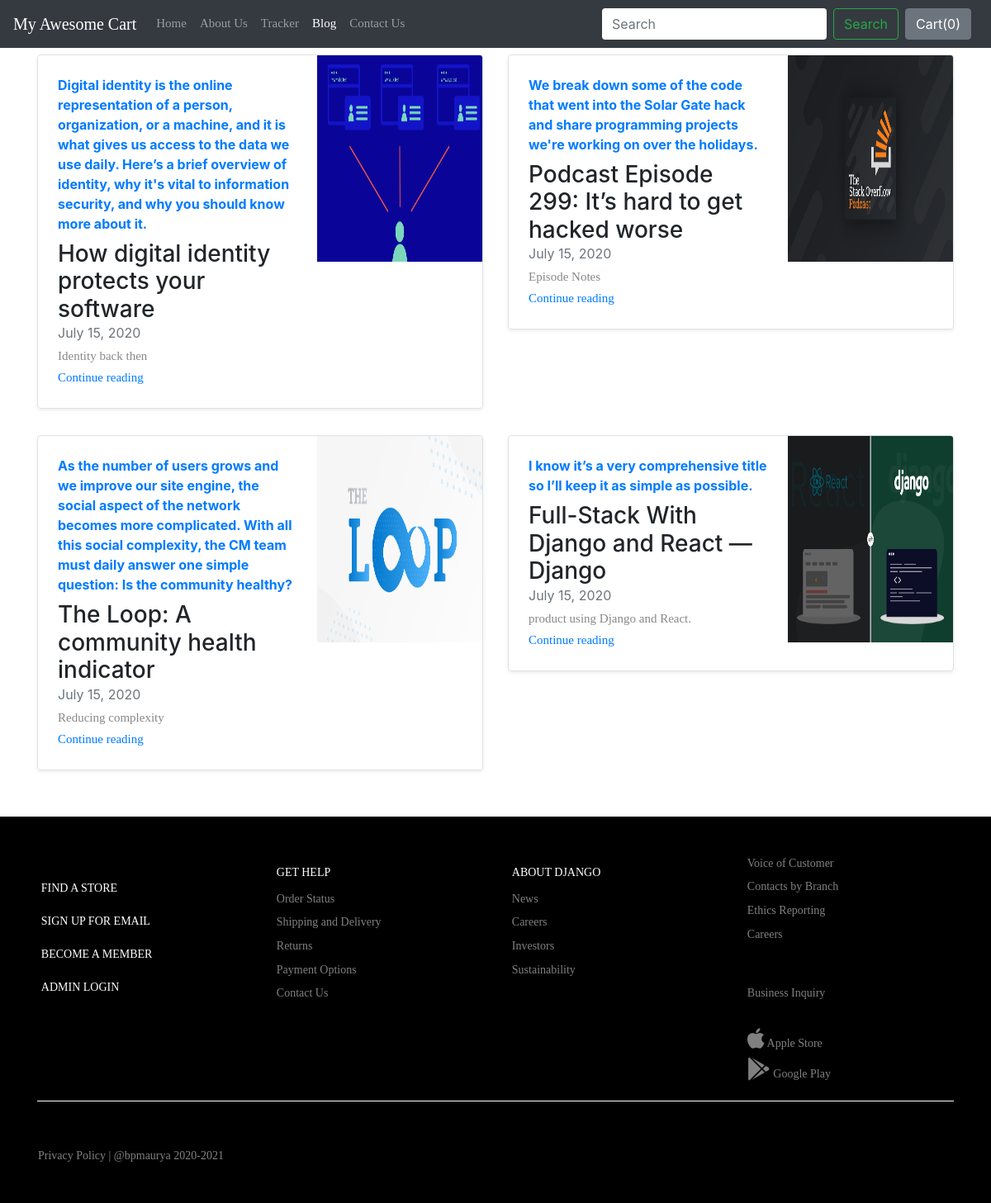
Before: /blog/ with the older database file.
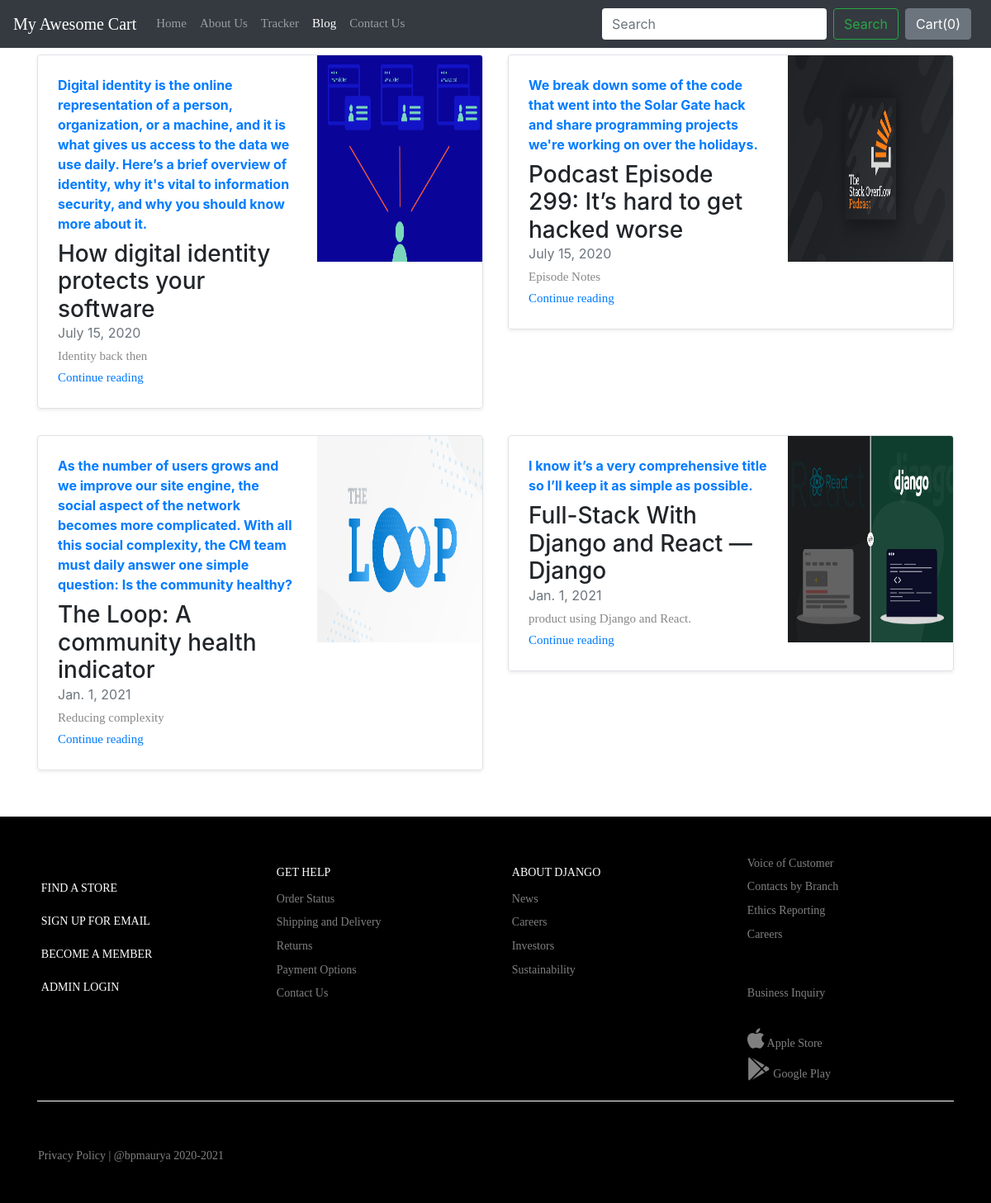
After: the same page with the newer database file.
### blog/models.py (models this page shows)
class Blogpost(models.Model):
    post_id = models.AutoField(primary_key=True)
    title = models.CharField(max_length=50)
    head0 = models.CharField(max_length=500, default="")
    chead0 = models.CharField(max_length=5000, default="")
    head1 = models.CharField(max_length=500, default="")
    chead1 = models.CharField(max_length=5000, default="")
    head2 = models.CharField(max_length=500, default="")
    chead2 = models.CharField(max_length=5000, default="")
    pub_date = models.DateField()
    thumbnail = models.ImageField(upload_to='shop/images', default="")
    def __str__(self):
        return self.title

### blog/views.py (the view)
# urls.py: path("", views.index, name="blogHome"),
def index(request):
    myposts = Blogpost.objects.all()
    print(myposts)
    return render(request, 'blog/index.html',
                  {'myposts':myposts})

### blog/templates/blog/index.html
{% extends 'blog/basic.html' %}
{% block body %}
<div class="">
 <div class="container">
 <div class="row my-2">
    {% for item in myposts %}
        <div class="col-md-6">
            <div
                class="row no-gutters border rounded overflow-hidden flex-md-row mb-4 shadow-sm h-md-250 position-relative">
                <div class="col p-4 d-flex flex-column position-static">
                    <strong class="d-inline-block mb-2 text-primary">{{item.head0}}</strong>
                    <h3 class="mb-0">{{item.title}}</h3>
                    <div class="mb-1 text-muted">{{item.pub_date}} </div>
                    <p class="card-text mb-auto">{{item.head1}}</p>
                    <a href="blogpost/{{item.post_id}}" class="stretched-link">Continue reading</a>
                </div>
                <div class="col-auto d-none d-lg-block">
                    <img src="/media/{{item.thumbnail}}" class="bd-placeholder-img" width="200" height="250"
                        aria-label="Placeholder: Thumbnail"/>
                </div>
            </div>
        </div>
      {% if forloop.counter|divisibleby:2 %}
    </div><div class="row my-2">
    {% endif %}
  {% endfor %}
  </div>
</div>
{% endblock %}

### blog/templates/blog/basic.html (shortened to what this page needs)
<!DOCTYPE html>
<html lang="en">
  {% include 'shop/header.html' %}
  <link
    rel="stylesheet"
    href="https://stackpath.bootstrapcdn.com/bootstrap/4.2.1/css/bootstrap.min.css"
  />
  <body>
    <nav class="navbar navbar-expand-lg navbar-dark bg-dark">
      <a class="navbar-brand" href="/shop">My Awesome Cart</a>
      <div class="collapse navbar-collapse" id="navbarSupportedContent">
        <ul class="navbar-nav mr-auto">
          <li class="nav-item">
            <a class="nav-link" href="/shop"
              >Home <span class="sr-only">(current)</span></a
            >
          </li>
          <li class="nav-item">
            <a class="nav-link" href="/shop/about">About Us</a>
          </li>
          <li class="nav-item">
            <a class="nav-link" href="/shop/tracker">Tracker</a>
          </li>
          <li class="nav-item active">
            <a class="nav-link" href="/blog">Blog</a>
          </li>
          <li class="nav-item">
            <a class="nav-link" href="/shop/contact">Contact Us</a>
          </li>
        </ul>
        <form class="form-inline my-2 my-lg-0">
          <input
            class="form-control mr-sm-2"
            type="search"
            placeholder="Search"
            aria-label="Search"
          />
          <button class="btn btn-outline-success my-2 my-sm-0" type="submit">
            Search
          </button>
        </form>
        <button
          type="button"
          class="btn btn-secondary mx-2"
          id="popcart"
          data-container="body"
          data-toggle="popover"
          data-placement="bottom"
          data-html="true"
          data-content="Vivamus
          sagittis lacus vel augue laoreet rutrum faucibus."
        >
          Cart(<span id="cart">0</span>)
        </button>
      </div>
    </nav>
    {% block body %}
     {% endblock %}
     {% include 'shop/footer.html' %}
  </body>
</html>

### shop/templates/shop/header.html (shortened to what this page needs)
{% load static %}
<head>
  <link
    rel="stylesheet"
    href="https://stackpath.bootstrapcdn.com/bootstrap/4.3.1/css/bootstrap.min.css"
  />
  <link
    rel="stylesheet"
    type="text/css"
    href="{% static 'fonts/font-awesome-4.7.0/css/font-awesome.min.css' %}"
  />
  <link
    rel="stylesheet"
    type="text/css"
    href="{% static 'fonts/themify/themify-icons.css' %}"
  />
  <link
    rel="stylesheet"
    type="text/css"
    href="{% static 'fonts/Linearicons-Free-v1.0.0/icon-font.min.css' %}"
  />
  <link
    rel="stylesheet"
    type="text/css"
    href="{% static 'fonts/elegant-font/html-css/style.css' %}"
  />
  <link
    rel="stylesheet"
    type="text/css"
    href="{% static 'vendor/animate/animate.css' %}"
  />
  <link
    rel="stylesheet"
    type="text/css"
    href="{% static 'vendor/css-hamburgers/hamburgers.min.css' %}"
  />
  <link
    rel="stylesheet"
    type="text/css"
    href="{% static 'vendor/animsition/css/animsition.min.css' %}"
  />
  <link
    rel="stylesheet"
    type="text/css"
    href="{% static 'vendor/select2/select2.min.css' %}"
  />
  <link
    rel="stylesheet"
    type="text/css"
    href="{% static 'vendor/daterangepicker/daterangepicker.css' %}"
  />
  <link
    rel="stylesheet"
    type="text/css"
    href="{% static 'vendor/slick/slick.css' %}"
  />
  <link
    rel="stylesheet"
    type="text/css"
    href="{% static 'vendor/lightbox2/css/lightbox.min.css' %}"
  />
  <link rel="stylesheet" type="text/css" href="{% static 'css/util.css' %}" />
  <link rel="stylesheet" type="text/css" href="{% static 'css/main.css' %}" />
  <link rel="stylesheet" type="text/css" href="https://cdnjs.cloudflare.com/ajax/libs/font-awesome/5.10.2/css/all.css">
</head>

### shop/templates/shop/footer.html (shortened to what this page needs)
{% load static %}
<footer id="footer-main">
    <div class="container">
      <div class="row">
        <div class="col-sm-3">
            <br>
            <h6 class="mt-3"><a href="">FIND A STORE</a></h6>
            <h6 class="mt-3"><a href="">SIGN UP FOR EMAIL</a></h6>
            <h6 class="mt-3"><a href="">BECOME A MEMBER</h6>
            <h6 class="mt-3"><a href="/admin/">ADMIN LOGIN</a></h6>
        </div>
        <div class="col-sm-3">
            <h6 class="mt-3"><a href="">GET HELP</a></h6>
            <a href="">Order Status</a>
            <a href="">Shipping and Delivery</a>
            <a href="">Returns</a>
            <a href="">Payment Options</a>
            <a href="">Contact Us</a>
        </div>
        <div class="col-sm-3">
            <h6 class="mt-3"><a href="">ABOUT DJANGO</a></h6>
            <a href="">News</a>
            <a href="">Careers</a>
            <a href="">Investors</a>
            <a href="">Sustainability</a>
        </div>
        <div class="col-sm-3">
          <a href="">Voice of Customer</a>
          <a href="">Contacts by Branch</a>
          <a href="">Ethics Reporting</a>
          <a href="">Careers</a>
          <br><br>
          <a href="">Business Inquiry</a>
          <br>
          <a href="" class="ico"><i class="fab fa-apple fa-2x"></i> Apple Store</a>
          <a href="" class="ico"><i class="fab fa-google-play fa-2x"></i> Google Play</a>
        </div>
      </div>
      <hr>
      <div class="row">
        <div class="col-sm-6">
        </div>
        <div class="col-sm-6">
        </div>
        <a href="https://github.com/bpmaurya" style="margin-left: 1rem">Privacy Policy | @bpmaurya 2020-2021</a>
      </div>
    </div>
  </footer>

### static_in_env/css/main.css (style rules this page uses)
* { margin: 0px; padding: 0px; box-sizing: border-box; }
body, html { height: 100%; font-family: Montserrat-Regular, sans-serif; font-weight: 400; }
a { font-family: Montserrat-Regular; font-weight: 400; font-size: 15px; line-height: 1.7; color: #666666; margin: 0px; transition: all 0.4s; -webkit-transition: all 0.4s; -o-transition: all 0.4s; -moz-transition: all 0.4s; }
h1,h2,h3,h4,h5,h6 { margin: 0px; }
p { font-family: Montserrat-Regular; font-size: 15px; line-height: 1.7; color: #888888; margin: 0px; }
ul, li { margin: 0px; list-style-type: none; }
input { outline: none; border: none !important; }
button { outline: none !important; border: none; background: transparent; }
.container { max-width: 1200px; }
body { padding-right: 0px !important; }

### shop/templates/shop/footer.html (style rules this page uses)
#footer-main { margin-top:24px; background: #000; color: white; font-size: 0.8rem; padding: 2.5rem 0; font-family: 'Lato', sans-serif; }
#footer-main a { font-size: 14px; display: block; margin: 0.3rem; color: grey; }
#footer-main h6 a { color: white; }
#footer-main hr { margin-top: 1rem; margin-bottom: 1rem; border: 0; border-top: 1px solid white; }

Changed rows visible on the page:
changed Blogpost "The Loop: A community health indicator": pub_date "July 15, 2020" → "Jan. 1, 2021"
changed Blogpost "Full-Stack With Django and React — Django": pub_date "July 15, 2020" → "Jan. 1, 2021"
